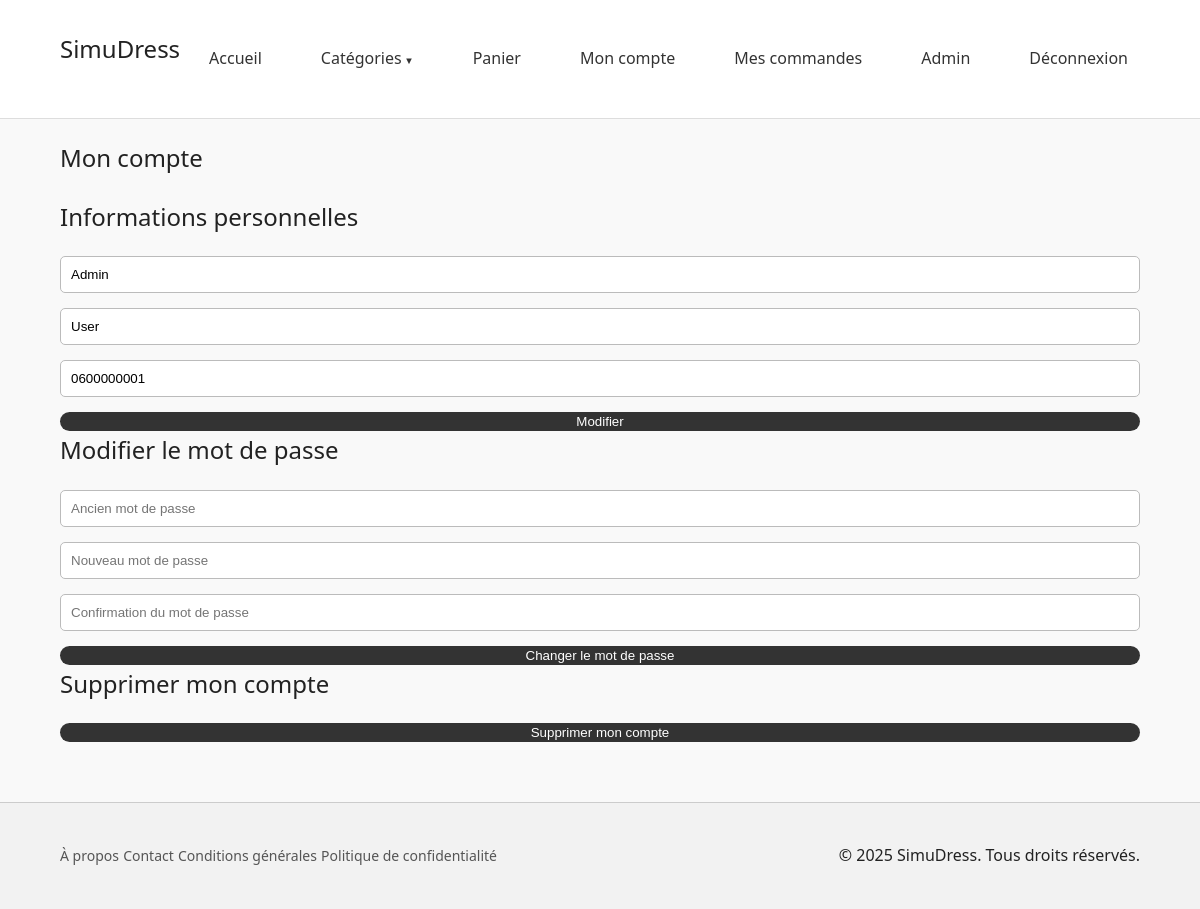
Page /compte.php (signed in) on the committed database.
### tables this page shows
CREATE TABLE IF NOT EXISTS `utilisateurs` (
  `id` int NOT NULL AUTO_INCREMENT,
  `nom` varchar(100) NOT NULL,
  `prenom` varchar(100) NOT NULL,
  `date_naissance` date NOT NULL,
  `email` varchar(150) NOT NULL,
  `telephone` varchar(20) NOT NULL,
  `mot_de_passe` varchar(255) NOT NULL,
  `role` enum('utilisateur','admin') DEFAULT 'utilisateur',
  `date_inscription` timestamp NULL DEFAULT CURRENT_TIMESTAMP,
  PRIMARY KEY (`id`),
  UNIQUE KEY `email` (`email`)
);

### public/compte.php (the view, shortened to what this page needs)
<?php
require_once __DIR__ . '/../includes/header.php';
$user_id = $_SESSION['utilisateur']['id'];
$stmt = $pdo->prepare("SELECT * FROM utilisateurs WHERE id = ?");
$stmt->execute([$user_id]);
$user = $stmt->fetch();
?>
<section class="mon-compte">
    <div class="container">
        <h1>Mon compte</h1>
        <h2>Informations personnelles</h2>
        <form method="post">
            <input type="text" name="nom" value="<?= htmlspecialchars($user['nom']) ?>" placeholder="Nom">
            <input type="text" name="prenom" value="<?= htmlspecialchars($user['prenom']) ?>" placeholder="Prénom">
            <input type="text" name="telephone" value="<?= htmlspecialchars($user['telephone']) ?>" placeholder="Téléphone">
            <button type="submit">Modifier</button>
        </form>
        <h2>Modifier le mot de passe</h2>
        <form method="post">
            <input type="password" name="ancien_mdp" placeholder="Ancien mot de passe">
            <input type="password" name="nouveau_mdp" placeholder="Nouveau mot de passe">
            <input type="password" name="confirm_mdp" placeholder="Confirmation du mot de passe">
            <button type="submit">Changer le mot de passe</button>
        </form>
        <h2>Supprimer mon compte</h2>
        <form method="post" onsubmit="return confirm('Confirmer la suppression de votre compte ? Cette action est irréversible.')">
            <button type="submit" class="danger">Supprimer mon compte</button>
        </form>
    </div>
</section>
<?php require_once __DIR__ . '/../includes/footer.php'; ?>

### assets/css/style.css (style rules this page uses)
* { margin: 0; padding: 0; box-sizing: border-box; }
body { font-family: 'Segoe UI', sans-serif; background-color: #f9f9f9; color: #222; line-height: 1.6; }
.container { width: 90%; max-width: 1100px; margin: 0 auto; padding: 20px 0; }
form { margin-top: 20px; display: flex; flex-direction: column; }
form input[type="text"], form input[type="email"], form input[type="password"], form input[type="number"], form input[type="file"], form textarea, form select { margin-bottom: 15px; padding: 10px; border: 1px solid #bbb; border-radius: 5px; }
form button, .btn { padding: 2px 40px; background-color: #333; color: #fff; border: none; border-radius: 25px; cursor: pointer; transition: background-color 0.2s ease; }
h1, h2 { margin-bottom: 20px; font-weight: 500; }

### rows in the picture
utilisateurs: nom "Admin", prenom "User", telephone "0600000001"

### other values in the picture
SITE_NAME "SimuDress"
